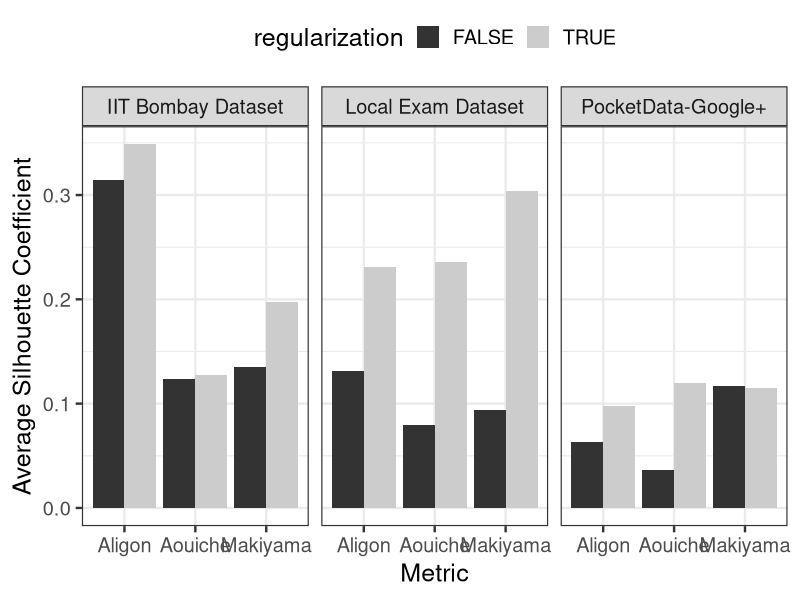

Generate this figure with R: (Note: this script raises an error after producing the figure.)
# set working directory
#setwd("~/Downloads/EttuBench")

# load supporting libraries
library(ggplot2)

comparison <- read.csv(file = "./data/result.csv", header = TRUE)
comparison$dataset <- factor(comparison$dataset, 
                             levels = c("IIT Bombay Dataset", 
                                        "Local Exam Dataset", 
                                        "PocketData-Google+"))

ggplot(data = comparison, aes(x = metric, y = silhouette, fill = regularization)) + 
  geom_bar(position="dodge", stat="identity") + facet_grid(~ dataset) + 
  ylab("Average Silhouette Coefficient") + xlab("Metric") + 
  theme_bw(base_size = 18) + theme(legend.position = "top") + scale_fill_grey() +
  ggsave(filename = "./figure/compare_silhouette.pdf")

ggplot(data = comparison, aes(x = metric, y = beta_cv, fill = regularization)) + 
  geom_bar(position="dodge", stat="identity") + facet_grid(~ dataset) + 
  ylab("Average Silhouette Coefficient") + xlab("Metric") + 
  theme_bw(base_size = 18) + theme(legend.position = "top") + scale_fill_grey() +
  ggsave(filename = "./figure/compare_betacv.pdf")

ggplot(data = comparison, aes(x = metric, y = dunn, fill = regularization)) + 
  geom_bar(position="dodge", stat="identity") + facet_grid(~ dataset) + 
  ylab("Average Silhouette Coefficient") + xlab("Metric") + 
  theme_bw(base_size = 18) + theme(legend.position = "top") + scale_fill_grey() +
  ggsave(filename = "./figure/compare_dunn.pdf")
